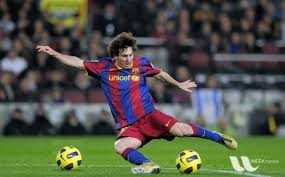
#> input picture Week0_Lab/messi.jpg, 285 x 177 px, given in place of the camera
$ python object_tracking.py
#> lines starting #> are read from the running program, lines starting #| are printed output that depends on the picture; after the words box and inside, x2 and y2 are one past the last pixel; in counts of white or black regions, pixels touching at a corner belong together
import cv2
import numpy as np

cap = cv2.VideoCapture(0)

while(1):

    # Take each frame
    _, frame = cap.read()
#> frame is the input picture: shape (177, 285, 3); mean B, G, R 72.5, 85.7, 82.4

    # Convert BGR to HSV
    hsv = cv2.cvtColor(frame, cv2.COLOR_BGR2HSV)
#> hsv: shape (177, 285, 3); mean H, S, V 82.8, 86.5, 99.1

    # define range of every color except white in HSV
    low = np.array([0, 42, 0])
    high = np.array([179, 255, 255])


    # Threshold the HSV image to get only blue colors
    mask = cv2.inRange(hsv, low, high)
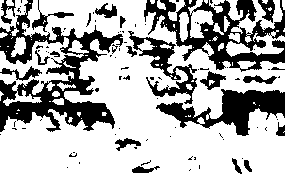
#> mask: shape (177, 285); 68.7% white; 90 black regions (67 under 20 px), largest, box (x1, y1, x2, y2) and area: (0, 0, 123, 132) 5554, (144, 0, 285, 72) 3985, (156, 89, 285, 136) 2496

    # Bitwise-AND mask and original image
    result = cv2.bitwise_and(frame, frame, mask=mask)
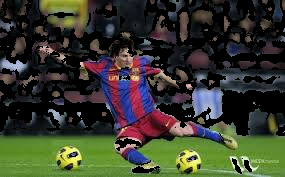
#> result: shape (177, 285, 3); mean B, G, R 44.6, 58.4, 55.2

    cv2.imshow('frame',frame)
    cv2.imshow('mask',mask)
    cv2.imshow('res',result)
    k = cv2.waitKey(5) & 0xFF
#> (key Esc is pressed here)
    if k == 27:
        break

cv2.destroyAllWindows()

$ run again, on Week0_Lab/quokka.jpg
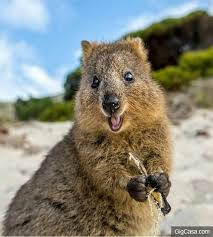
#> input picture Week0_Lab/quokka.jpg, 213 x 237 px, given in place of the camera
#> frame is the input picture: shape (237, 213, 3); mean B, G, R 125.1, 137, 137
#> hsv: shape (237, 213, 3); mean H, S, V 40.3, 89.4, 154.8
#> `mask = cv2.inRange(hsv, low, high)`:
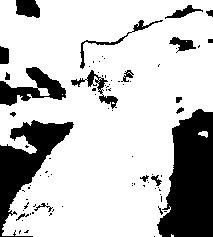
#> mask: shape (237, 213); 76.8% white; 83 black regions (64 under 20 px), largest, box (x1, y1, x2, y2) and area: (157, 109, 213, 237) 5236, (0, 120, 74, 237) 3165, (0, 67, 66, 106) 1164
#> `result = cv2.bitwise_and(frame, frame, mask=mask)`:
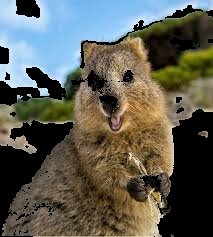
#> result: shape (237, 213, 3); mean B, G, R 82.6, 92.7, 92.8
